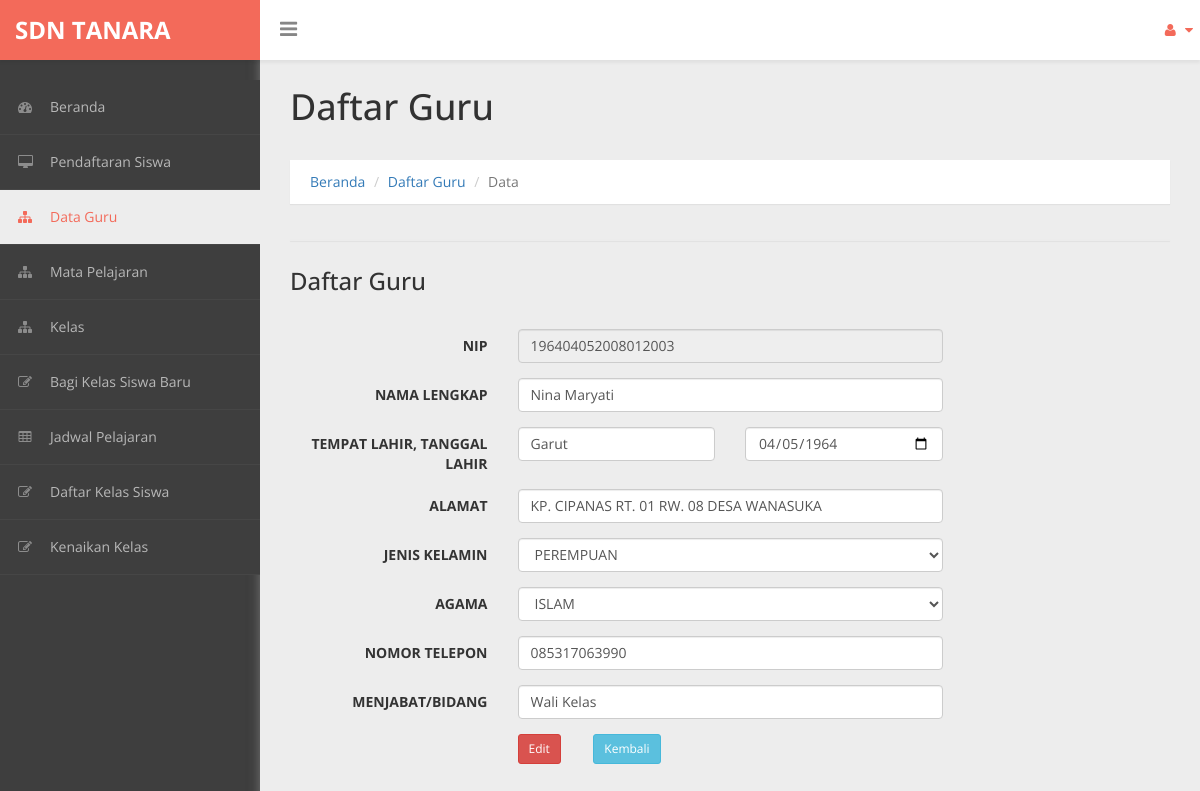
The page /admin/tampil_guru.php?nip=196404052008012003 on the database its author committed.
### tables this page shows
CREATE TABLE `guru` (
  `nip` varchar(32) NOT NULL,
  `nama_guru` varchar(30) NOT NULL,
  `tempatlhr` varchar(20) NOT NULL,
  `tgllahir` date NOT NULL,
  `alamat` text NOT NULL,
  `gender` enum('LAKI-LAKI','PEREMPUAN') NOT NULL,
  `agama` enum('ISLAM','KRISTEN','BUDHA','HINDU','KHONG HU CHU') NOT NULL,
  `nope` varchar(13) NOT NULL,
  `mapel` varchar(30) NOT NULL
);

### admin/tampil_guru.php (the view, shortened to what this page needs)
<!DOCTYPE html>
<html xmlns="http://www.w3.org/1999/xhtml">
<head>
    <link href="../assets/css/bootstrap.css" rel="stylesheet" />
    <link href="../assets/css/font-awesome.css" rel="stylesheet" />
    <link href="../assets/css/custom-styles.css" rel="stylesheet" />
</head>
<body>
    <div id="wrapper">
        <nav class="navbar navbar-default top-navbar" role="navigation">
            <div class="navbar-header">
                <a class="navbar-brand" href="index.php"><strong>SDN TANARA</strong></a>
				<div id="sideNav" href="">
		          <i class="fa fa-bars icon"></i>
		      </div>
            </div>
            <ul class="nav navbar-top-links navbar-right">
                <li class="dropdown">
                    <a class="dropdown-toggle" data-toggle="dropdown" href="#" aria-expanded="false">
                        <i class="fa fa-user fa-fw"></i> <i class="fa fa-caret-down"></i>
                    </a>
                </li>
            </ul>
        </nav>
         <nav class="navbar-default navbar-side" role="navigation">
            <div class="sidebar-collapse">
                <ul class="nav" id="main-menu">
                    <li>
                        <a href="index.php"><i class="fa fa-dashboard"></i>Beranda</a>
                    </li>
                    <li>
                        <a href="daftar_pend.php"><i class="fa fa-desktop"></i>Pendaftaran Siswa</a>
                    </li>
                    <li>
                        <a href="daftar_guru.php" class="active-menu"><i class="fa fa-sitemap"></i>Data Guru</a>
                    </li>
                    <li>
                        <a href="daftar_mapel.php"><i class="fa fa-sitemap"></i>Mata Pelajaran</a>
                    </li>
                     <li>
                        <a href="daftar_ruang.php"><i class="fa fa-sitemap"></i>Kelas</a>
                    </li>
                    <li>
                        <a href="daftar_walikelas.php"><i class="fa fa-edit"></i>Bagi Kelas Siswa Baru</a>
                    </li>
                    <li>
                        <a href="daftar_jadwal.php"><i class="fa fa-table"></i>Jadwal Pelajaran</a>
                    </li>
                    <li>
                        <a href="daftar_siswa.php"><i class="fa fa-edit"></i>Daftar Kelas Siswa</a>
                    </li>
                    <li>
                        <a href="daftar_kenaikan.php"><i class="fa fa-edit"></i>Kenaikan Kelas</a>
                    </li>
                </ul>
            </div>
        </nav>
        <div id="page-wrapper">
		  <div class="header">
                        <h1 class="page-header">
                           Daftar Guru <small></small>
                        </h1>
						<ol class="breadcrumb">
					  <li><a href="index.php">Beranda</a></li>
					  <li><a href="#">Daftar Guru</a></li>
					  <li class="active">Data</li>
					</ol>
		</div>
            <div id="page-inner">
    			<div class="row">
    			  <div class="col-md-12">
    			<div class="panel panel-default">
				</div>
			</div>
				</div>
    <div class="box box-success">
        <form action="guru/update_guru.php" method="POST" class="form-horizontal">
            <div class="box-header with-border">
                <h3 class="box-title">Daftar Guru</h3>
            </div><br><br>
               <?php
                    include '../koneksi.php';
                    $nip=$_GET['nip'];
                    $data=mysqli_query($koneksi,"Select * from guru where nip='$nip'");
                    while($d=mysqli_fetch_array($data)){
                ?>
            <div class="form-group">
                <label class="control-label col-md-3 col-sm-3 col-xs-12" for="form-field-1">
                    NIP
                </label>
                <div class="col-md-6 col-sm-6 col-xs-12">
                    <input type="text" name="nip" value="<?php echo $d['nip']?>" id="form-field-1" class="form-control col-md-7 col-xs-12" readonly>
                </div>
            </div>
            <div class="form-group">
                <label class="control-label col-md-3 col-sm-3 col-xs-12" for="form-field-1">
                    NAMA LENGKAP
                </label>
                <div class="col-md-6 col-sm-6 col-xs-12">
                    <input type="text" name="nama_guru" value="<?php echo $d['nama_guru']?>" id="form-field-1" class="form-control col-md-7 col-xs-12" required>
                </div>
            </div>
            <div class="form-group">
                <label class="control-label col-md-3 col-sm-3 col-xs-12" for="form-field-1">
                    TEMPAT LAHIR, TANGGAL LAHIR
                </label>
               <div class="col-sm-3">
                    <input type="text" name="tempatlhr" value="<?php echo $d['tempatlhr']?>" id="form-field-1" class="form-control col-md-7 col-xs-12" required>
                </div>
                <div class="col-sm-3">
                    <input type="date" name="tgllahir" value="<?php echo $d['tgllahir']?>" id="form-field-1" class="form-control col-md-7 col-xs-12" required>
                </div>
            </div>
            <div class="form-group">
                <label class="control-label col-md-3 col-sm-3 col-xs-12" for="form-field-1">
                    ALAMAT
                </label>
                <div class="col-md-6 col-sm-6 col-xs-12">
                    <input type="text" name="alamat" value="<?php echo $d['alamat']?>" id="form-field-1" class="form-control col-md-7 col-xs-12" required>
                </div>
            </div>
             <div class="form-group">
                <label class="control-label col-md-3 col-sm-3 col-xs-12" for="form-field-1">
                    JENIS KELAMIN
                </label>
                    <div class="col-sm-6">
                        <select class="form-control col-md-7 col-xs-12" id=form-field-1" name="gender" required>
                            <option value="" ><?php echo $d['gender']?></option>
                        </select>
                    </div>
            </div>
            <div class="form-group">
                <label class="control-label col-md-3 col-sm-3 col-xs-12" for="form-field-1">
                    AGAMA
                </label>
                     <div class="col-sm-6">
                        <select class="form-control col-md-7 col-xs-12" id="form-field-1" name="agama" required>
                            <option value="" ><?php echo $d['agama']?></option>
                        </select>
                    </div>
            </div>
            <div class="form-group">
                <label class="control-label col-md-3 col-sm-3 col-xs-12" for="form-field-1">
                    NOMOR TELEPON
                </label>
                <div class="col-md-6 col-sm-6 col-xs-12">
                    <input type="text" name="nope" value="<?php echo $d['nope']?>" id="form-field-1" class="form-control col-md-7 col-xs-12" required>
                </div>
            </div>
            <div class="form-group">
                <label class="control-label col-md-3 col-sm-3 col-xs-12" for="form-field-1">
                    MENJABAT/BIDANG
                </label>
                <div class="col-md-6 col-sm-6 col-xs-12">
                    <input type="text" name="mapel" value="<?php echo $d['mapel']?>" id="form-field-1" class="form-control col-md-7 col-xs-12" required>
                </div>
            </div>
            <div class="form-group">
                <label class="control-label col-md-3 col-sm-3 col-xs-12" for="form-field-1">
                </label>
                <div class="col-sm-1">
                    <button type="submit" name="tambah" class="btn btn-danger  btn-sm">Edit</button>
                </div>
                <div class="col-sm-1">
                    <a href="daftar_guru.php" class="btn btn-info btn-sm">Kembali</a>
                </div>
            </div>
         </form>
    </div>
  </div>
				</div>
            </div>
</body>
</html>
<?php } ?>

### assets/css/custom-styles.css (style rules this page uses)
body { font-family: 'Open Sans', sans-serif; background: #3E3E3E; }
#wrapper { width: 100%; }
#page-wrapper { padding: 15px 15px; min-height: 600px; background: #EDEDED; }
#page-inner { width:100%; margin:10px 20px 10px 0px; background-color:transparent; padding: 15px 30px; min-height:1200px; }
h1, .h1, h2, .h2, h3, .h3 { margin-top: 7px; margin-bottom: -5px; }
.navbar-side { z-index: 0; }
.panel { border-radius:0px; }
.navbar-side .nav > li > a > i { color: #8C8C8C;padding: 8px;width: 30px;text-align: center; }
.top-navbar { position: fixed; width: 100%; z-index: 300; -webkit-box-shadow: 0 3px 3px rgba(0, 0, 0, 0.05); -moz-box-shadow: 0 3px 3px rgba(0, 0, 0, 0.05); box-shadow: 0 3px 3px rgba(0, 0, 0, 0.05); }
.navbar-side { z-index: 1; position: fixed; width: 260px; top: 80px; }
#page-wrapper { position: relative; top: 55px; box-shadow: 0 0 10px #757575; -moz-box-shadow: 0 0 10px #757575; -webkit-box-shadow: 0 0 10px #757575; }
.breadcrumb { padding: 12px 10px 12px 20px; margin-bottom: 20px; list-style: none; border-radius: 0; -webkit-box-shadow: 0 1px 1px rgba(0,0,0,.05); box-shadow: 0 1px 1px rgba(0,0,0,.05);background: #fff; }
.page-header { margin: 0;border-bottom: 1px solid transparent;text-align: left;background-color: rgb(237, 237, 237);padding: 32px 22px 32px 0;color: #323232; }
.panel-default { border-color: #ECECEC; }
.header { margin: 0 30px; }
i.fa.fa-bars { font-size: 20px; margin: 12px 0 0; }
.top-navbar { margin:0px; }
.top-navbar .navbar-brand { color: #fff;width: 260px;text-align: left;height: 60px;font-size: 24px;font-weight: 700;line-height: 30px;background: #F36A5A; }
.top-navbar .nav > li { position: relative; display: inline-block; margin: 0px; padding: 0px; }
.top-navbar .nav > li > a { position: relative; display: block; padding: 20px;color: #FFFFFF; margin: 0px; }
.active-menu, .active-menu i { background-color: #EDEDED !important; color: #F36A5A !important; }
.active-menu i { color: #F36A5A !important; }
.sidebar-collapse , .sidebar-collapse .nav { background:none; }
.sidebar-collapse .nav { padding:0; }
.sidebar-collapse .nav > li > a { color: #B8B8B8; background:transparent; text-shadow:none; font-size: 14px; }
.sidebar-collapse > .nav > li > a { padding: 12px 10px; }
.sidebar-collapse > .nav > li { border-bottom: 1px solid rgba(107, 108, 109, 0.19); }
.navbar-side { border:none; background: #3E3E3E; }
.top-navbar { background: #FFFFFF; border-bottom:none; }
.top-navbar .nav > li > a > i { margin-right: 2px; }
.navbar-default { border:0px solid black; }
.navbar-header { background: transparent; }
.nav > li > a > i { margin-right:10px; color: rgb(243, 106, 90); }
#sideNav { float: left; left: 0; z-index: 3; color: #868686; cursor:pointer; border-radius: 0; width: 14px; font-size: 48px; line-height: 0; margin: 7px 0 0 20px; }
@media (min-width:768px) { #page-wrapper { margin: 0 0 0 260px; padding: 0; min-height: 1200px; } }
@media (min-width:768px) { .navbar-side { width: 260px; z-index: 1; } }
@media (min-width:768px) { .navbar { border-radius: 0px; } }

### rows shown on the page
guru: nip "196404052008012003", nama_guru "Nina Maryati", tempatlhr "Garut", tgllahir "04/05/1964", alamat "KP. CIPANAS RT. 01 RW. 08 DESA WANASUKA", gender "PEREMPUAN", agama "ISLAM", nope "085317063990", mapel "Wali Kelas"
